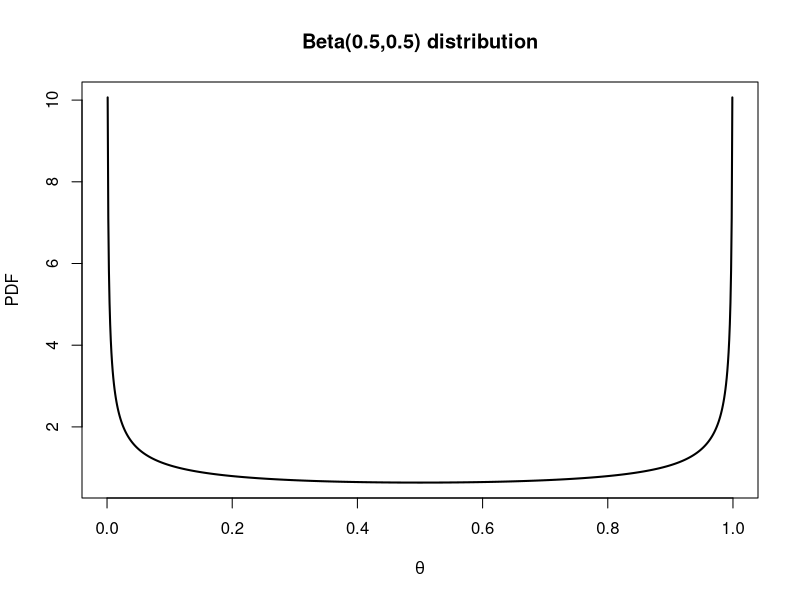
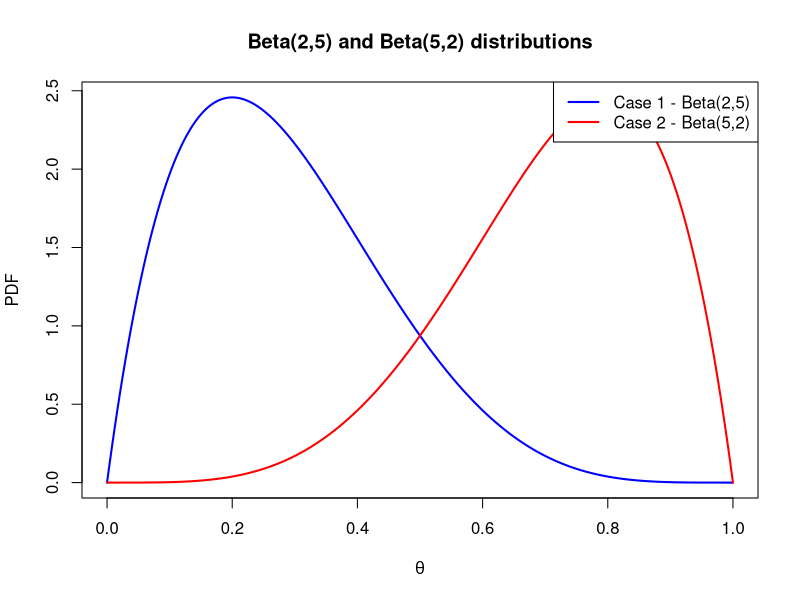

Generate these figures, in order, with R: (Note: a time limit stopped this script after it produced the figures.)
## ---- chunk 1
prob_y <- function(y, n, a, b) {
  # Calculate the probability of observing y responses in n trials
  # under a Beta-binomial model with Beta(a, b) prior.
  
  choose(n, y) * beta(y + a, n - y + b) / beta(a, b)
}

expected_sample_size <- function(lambda, gamma, n1, n2, a, b) {
  
  # Calculate the expected sample size of a BOP2 design defined by its 
  # decision rule parameters (lambda, gamma), sample size parameters 
  # (n1, n2), and prior distribution parameters (a, b)
  
  # Threshold to determine progression.
  C1 <- 1 - lambda * (n1 / n2)^gamma
  
  # Vector of possible stage 1 outcomes.
  y_1s <- 0:n1
  
  # Vector of corresponding progression decisions.
  stops <- pbeta(0.5, y_1s + a, n1 - y_1s + b) > C1
  
  # Calculate the probability of each outcome.
  y_1_probs <- prob_y(y_1s, n1, a, b)
  
  return(sum(n1 * stops * y_1_probs + n2 * (!stops) * y_1_probs))
}
## ---- chunk 2
test_prob_y <- function(a, b) {
  # Check that the probabilities sum to 1.
  n <- 30
  s <- sum(prob_y(0:n, n, a, b))
  return(all.equal(s, 1))
}

test_prob_y(a = 0.5, b = 0.5)
## ---- chunk 3
prob_y1_and_y2 <- function(y_1, y_2, n1, n2, theta) {
  
  # Calculate the probability of observing y_1 and y_2 given theta.
  dbinom(y_1, n1, theta)*dbinom(y_2, n2 - n1, theta)
}

error_rates <- function(lambda, gamma, n1, n2, a, b) {
  
  # Calculate the type I and II error rates of a BOP2 design defined 
  # by its decision rule parameters (lambda, gamma), sample size 
  # parameters (n1, n2), and prior distribution parameters (a, b).
  
  # Thresholds to determine progression.
  C1 <- 1 - lambda * (n1 / n2)^gamma
  C2 <- 1 - lambda * (n2 / n2)^gamma
  
  # Matrix of possible successes in stage 1 and 2.
  ys <- expand.grid(y_1 = 0:n1, y_2 = 0:(n2 - n1))
  
  # Vectors of corresponding progression decisions at stage 1 and 2.
  go_1 <- pbeta(0.5, ys$y_1 + a, n1 - ys$y_1 + b) < C1
  go_2 <- pbeta(0.5, ys$y_1 + ys$y_2 + a, n2 - ys$y_1 - ys$y_2 + b) < C2
  
  # Vectors of overall progression decisions.
  go_tI <- go_1 & go_2
  go_tII <- !go_1 | !go_2
  
  # Calculate the probability of each outcome.
  probs_tI <- prob_y1_and_y2(ys$y_1, ys$y_2, n1, n2, 0.5)
  probs_tII <- prob_y1_and_y2(ys$y_1, ys$y_2, n1, n2, 0.7)
  
  # Calculate the type I and type II error rates.
  type_I <- sum(go_tI*probs_tI)
  type_II <- sum(go_tII*probs_tII)
  
  return(c(type_I,type_II))
}
## ---- chunk 4
BOP2optim <- function(a, b){
  
  # Minimise the expected sample size of a BOP2 design subject to the
  # type I error rate being at most 0.05 and the type II error rate       # being at most 0.2 using a grid search.
  
  # Create a grid of possible parameter values.
  grid <- expand.grid(lambda = seq(0,1,0.05), gamma = seq(0.05,2,0.05), n1 = seq(4, 20, 4), n2 = seq(5, 80, 5))
  grid <- grid[grid$n1<=grid$n2,]
  
  # Initialise vectors.
  res <- c(max(grid[,4]),0,0)
  
  # Search over the grid for the minimum expected sample size and record   # the corresponding parameters.
  for(i in 1:nrow(grid)){
    exp_s_s <- expected_sample_size(grid[i,1],grid[i,2],grid[i,3],grid[i,4], a = a, b = b)
    err_rts <- error_rates(grid[i,1],grid[i,2],grid[i,3],grid[i,4], a = a, b = b)
    if(exp_s_s < res[1] & err_rts[1] <= 0.05 & err_rts[2] <= 0.2){
      res <- c(exp_s_s,err_rts[1],err_rts[2])
      val <- grid[i,]
    }
  }
  
  # Return the minimised expected sample size, error rates and            # corresponding parameters.
  print(val)
  print(res)
}

# Optimise the BOP2 design when a = 0.5 and b = 0.5, and record the time # elapsed.
ptm <- proc.time()
BOP2optim(a = 0.5, b = 0.5)
proc.time() - ptm
## ---- chunk 5
x <- seq(0, 1, length = 1000)
y <- dbeta(x, shape1 = 0.5, shape2 = 0.5)
plot(x, y, type = "l", xlab = expression(theta), ylab = "PDF", main = 'Beta(0.5,0.5) distribution', lwd = 2)
## ---- chunk 6
x <- seq(0, 1, length.out = 1000)
plot(x, dbeta(x, 2, 5), type = "l", col = "blue", lwd = 2, 
     xlab = expression(theta), ylab = "PDF", 
     main = "Beta(2,5) and Beta(5,2) distributions")
lines(x, dbeta(x, 5, 2), type = "l", col = "red", lwd = 2)
legend("topright", lwd = 2, col = c("blue", "red"),
       legend = c("Case 1 - Beta(2,5)", "Case 2 - Beta(5,2)"))
## ---- chunk 7
BOP2optim(a = 2, b = 5)
## ---- chunk 8
BOP2optim(a = 5, b = 2)
